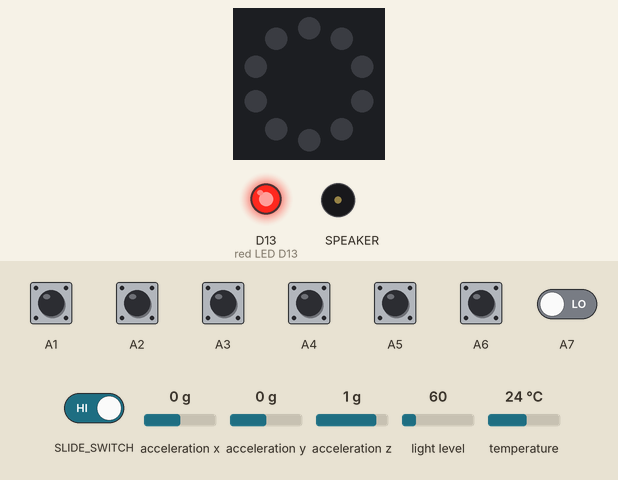
Recording of a program running on a simulated Circuit Playground running CircuitPython. Shown: the board's ring of 10 RGB LEDs (number 0 left of the top, counting anticlockwise), output pins drawn as LEDs (lit = HIGH), buzzer (waves = sounding). Inputs (shaded band) come from the test bench; at power-on: A1–7 LOW, acceleration x 0 g, acceleration y 0 g, acceleration z 1 g, light level 60, temperature 24 °C. Dim RGB values are drawn brighter than linear; touch pads read as touched when driven HIGH; audio playback is drawn as a buzzer; what the program prints to the serial console is not drawn.

Above: at 2.2 s.
2.3 s: A1 pulled HIGH for 0.15 s
At 2.39 s:
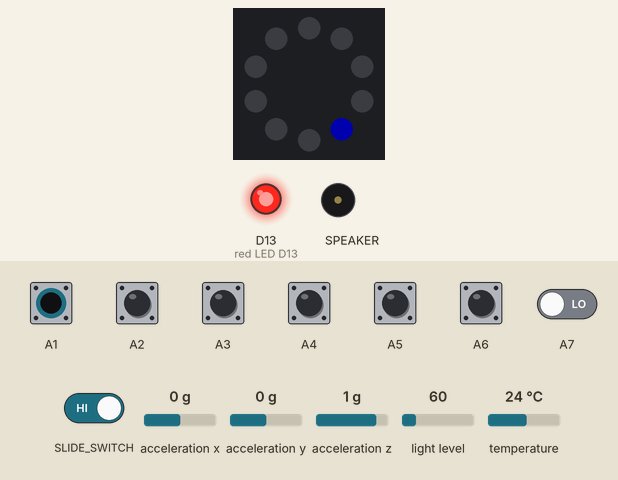
3.9 s: A2 pulled HIGH for 0.15 s
At 3.99 s:
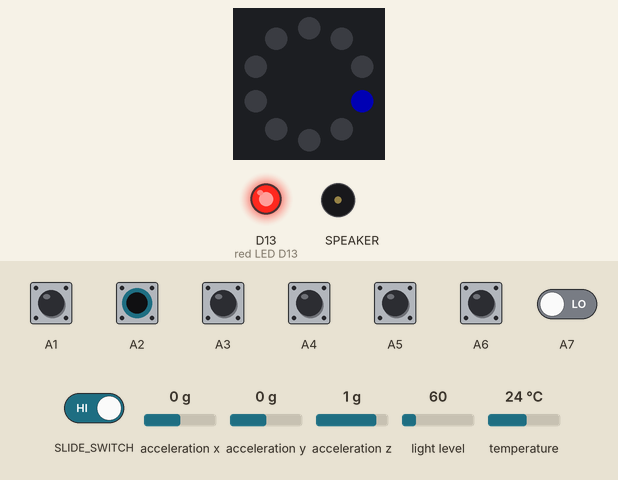
5.5 s: A3 pulled HIGH for 0.15 s
At 5.59 s:
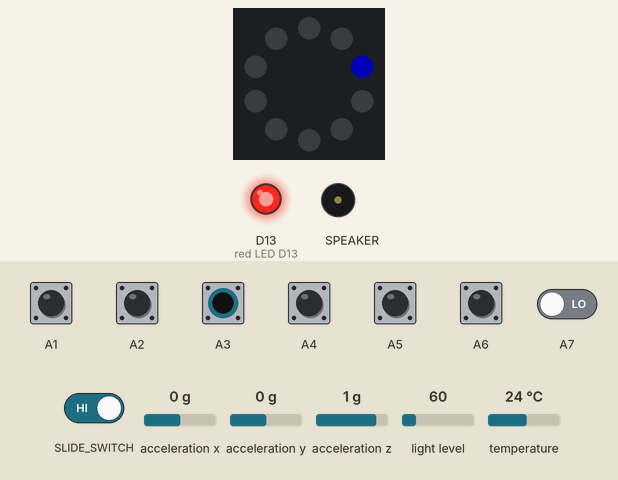
7.1 s: A4 pulled HIGH for 0.15 s
At 7.18 s:
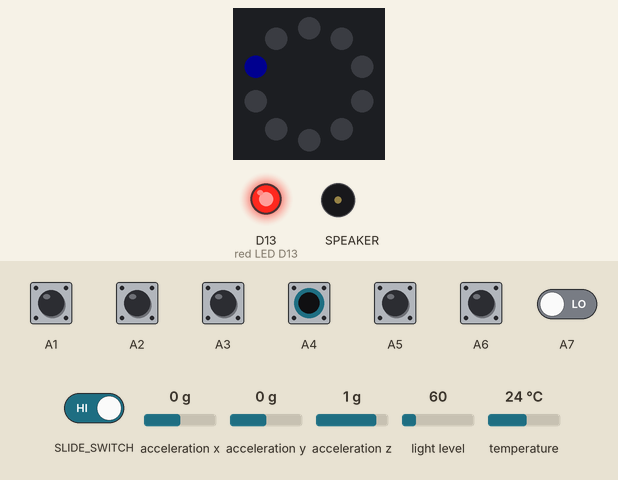
8.7 s: A5 pulled HIGH for 0.15 s
At 8.79 s:
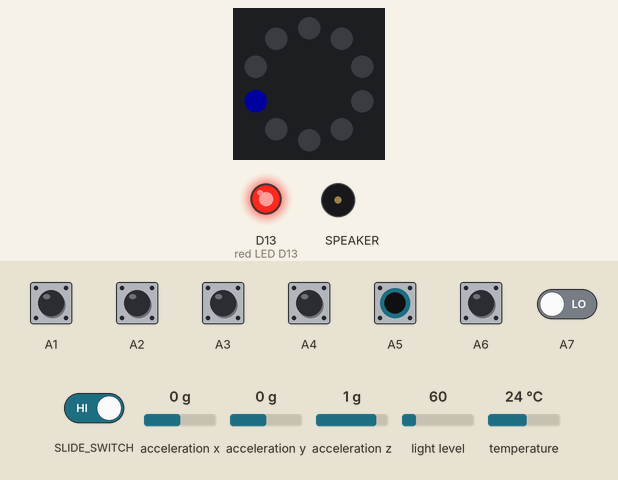
10.3 s: A6 pulled HIGH for 0.15 s
At 10.39 s:
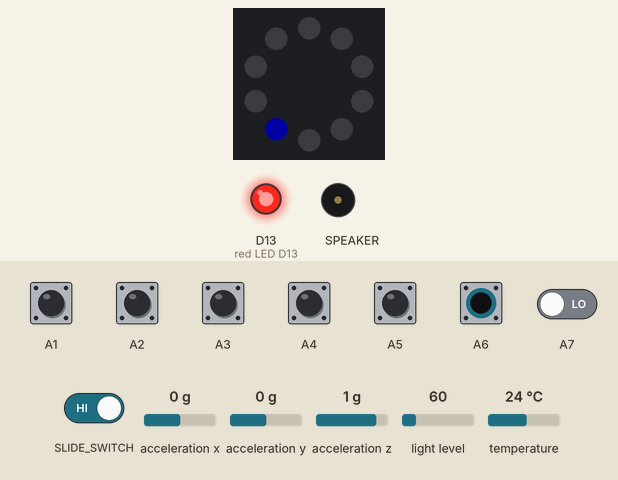
Timing chart, 0 to 12.9 s (numbered marks = the images above; inputs shaded):
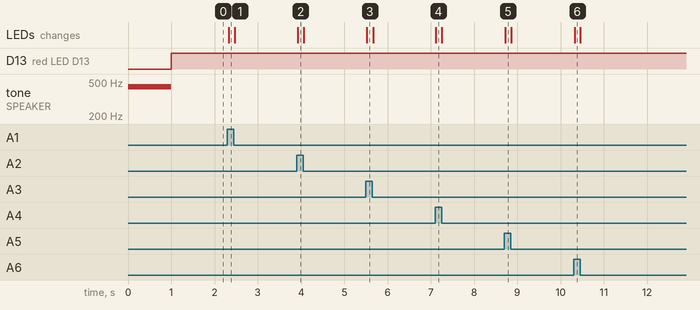

Measured:
- after the input at 2.3 s, the LEDs: change at once (image 1)
- after the input at 3.9 s, the LEDs: change at once (image 2)
- after the input at 5.5 s, the LEDs: change at once (image 3)
- after the input at 7.1 s, the LEDs: change at once (image 4)
- after the input at 8.7 s, the LEDs: change at once (image 5)
- after the input at 10.3 s, the LEDs: change at once (image 6)

The program:

loveglove.py
```python
import time
import random
import microcontroller
from adafruit_circuitplayground.express import cpx


# This is a special command that will cause a single-press RESET to go
# into bootloader more (instead of double-click) to make it easier for
# MakeCode-rs who don't intend to use CircuitPython!
# microcontroller.on_next_reset(microcontroller.RunMode.BOOTLOADER)

# Set this to True to turn on the capacitive touch tones
TOUCH_PIANO = True

# NeoPixel color names
WHITE = (50, 50, 50)
OFF   = (0,   0,  0)

# Not too bright!
cpx.pixels.brightness = 0.3

def wheel(pos):
    # Input a value 0 to 255 to get a color value.
    # The colours are a transition r - g - b - back to r.
    if (pos < 0) or (pos > 255):
        return (0, 0, 0)
    if pos < 85:
        return (int(255 - pos*3), int(pos*3), 0)
    elif pos < 170:
        pos -= 85
        return (0, int(255 - (pos*3)), int(pos*3))
    else:
        pos -= 170
    return (int(pos*3), 0, int(255 - pos*3))

cpx.play_file("Coin.wav")   # Play a coin sound on boot

# Set up the accelerometer to detect tapping
cpx.detect_taps = 1    # detect single tap only

# Our counter for all 10 pixels
pixeln = 0
# We can tell the switch changed
last_switch = cpx.switch

while True:
    cpx.red_led = True                  # Turns the little LED next to USB on

    #cpx.pixels[1] = 100

    if TOUCH_PIANO:
        if cpx.touch_A4:              #  If we set to play tones
            cpx.pixels[1] = 50 # cpx.start_tone(524)
        elif cpx.touch_A5:
            cpx.pixels[2] = 100 # cpx.start_tone(588)
        elif cpx.touch_A6:
            cpx.pixels[3] = 125 # cpx.start_tone(660)
        elif cpx.touch_A7:
            cpx.pixels[4] = 150 # cpx.start_tone(698)
        elif cpx.touch_A1:
            cpx.pixels[5] = 175 # cpx.start_tone(784)
        elif cpx.touch_A2:
            cpx.pixels[6] = 200 # cpx.start_tone(880)
        elif cpx.touch_A3:
            cpx.pixels[7] = 225 # cpx.start_tone(988)
        else:
            for p in range(10):     #cpx.stop_tone()           # nothing touched? turn off the audio
                #color = wheel(25 * ((pixeln + p)%10))
                cpx.pixels[p] = 0
                # Every time we go around, print sensor data
                print("Temperature: %0.1f *C" % cpx.temperature)
                print("Light Level: %d" % cpx.light)
                x, y, z = cpx.acceleration
                print("Accelerometer: (%0.1f, %0.1f, %0.1f) m/s^2" % (x, y, z))
                print('-' * 40)

    # loop to the beginning!
```
